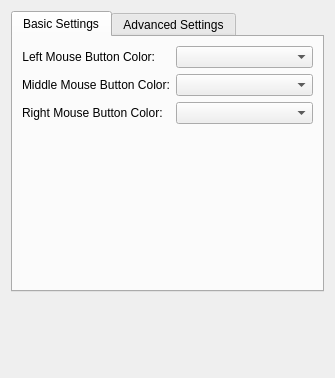
<?xml version="1.0" encoding="UTF-8"?>

<!--
SPDX-FileCopyrightText: 2023 Roman Gilg <subdiff@gmail.com>

SPDX-License-Identifier: GPL-2.0-or-later
-->

<ui version="4.0">
 <class>como::MouseClickEffectConfigForm</class>
 <widget class="QWidget" name="como::MouseClickEffectConfigForm">
  <property name="geometry">
   <rect>
    <x>0</x>
    <y>0</y>
    <width>335</width>
    <height>378</height>
   </rect>
  </property>
  <layout class="QVBoxLayout" name="verticalLayout">
   <item>
    <widget class="QTabWidget" name="tabs">
     <property name="currentIndex">
      <number>0</number>
     </property>
     <widget class="QWidget" name="basic_tab">
      <attribute name="title">
       <string>Basic Settings</string>
      </attribute>
      <layout class="QFormLayout" name="formLayout_3">
       <item row="1" column="1">
        <widget class="KColorCombo" name="kcfg_Color1">
         <property name="sizePolicy">
          <sizepolicy hsizetype="Expanding" vsizetype="Fixed">
           <horstretch>0</horstretch>
           <verstretch>0</verstretch>
          </sizepolicy>
         </property>
        </widget>
       </item>
       <item row="1" column="0">
        <widget class="QLabel" name="button1_label">
         <property name="text">
          <string>Left Mouse Button Color:</string>
         </property>
         <property name="alignment">
          <set>Qt::AlignRight|Qt::AlignTrailing|Qt::AlignVCenter</set>
         </property>
         <property name="buddy">
          <cstring>kcfg_Color1</cstring>
         </property>
        </widget>
       </item>
       <item row="2" column="0">
        <widget class="QLabel" name="button2_label">
         <property name="text">
          <string>Middle Mouse Button Color:</string>
         </property>
         <property name="buddy">
          <cstring>kcfg_Color2</cstring>
         </property>
        </widget>
       </item>
       <item row="2" column="1">
        <widget class="KColorCombo" name="kcfg_Color2">
         <property name="sizePolicy">
          <sizepolicy hsizetype="Expanding" vsizetype="Fixed">
           <horstretch>0</horstretch>
           <verstretch>0</verstretch>
          </sizepolicy>
         </property>
        </widget>
       </item>
       <item row="3" column="0">
        <widget class="QLabel" name="button3_label">
         <property name="text">
          <string>Right Mouse Button Color:</string>
         </property>
         <property name="buddy">
          <cstring>kcfg_Color3</cstring>
         </property>
        </widget>
       </item>
       <item row="3" column="1">
        <widget class="KColorCombo" name="kcfg_Color3">
         <property name="sizePolicy">
          <sizepolicy hsizetype="Expanding" vsizetype="Fixed">
           <horstretch>0</horstretch>
           <verstretch>0</verstretch>
          </sizepolicy>
         </property>
        </widget>
       </item>
      </layout>
     </widget>
     <widget class="QWidget" name="advanced_tab">
      <attribute name="title">
       <string>Advanced Settings</string>
      </attribute>
      <layout class="QVBoxLayout" name="verticalLayout_2">
       <item>
        <widget class="QGroupBox" name="rings">
         <property name="title">
          <string>Rings</string>
         </property>
         <layout class="QFormLayout" name="formLayout_2">
          <item row="0" column="0">
           <widget class="QLabel" name="ring_line_width_label">
            <property name="text">
             <string>Line Width:</string>
            </property>
            <property name="buddy">
             <cstring>kcfg_LineWidth</cstring>
            </property>
           </widget>
          </item>
          <item row="0" column="1">
           <widget class="QDoubleSpinBox" name="kcfg_LineWidth">
            <property name="sizePolicy">
             <sizepolicy hsizetype="Expanding" vsizetype="Fixed">
              <horstretch>0</horstretch>
              <verstretch>0</verstretch>
             </sizepolicy>
            </property>
            <property name="suffix">
             <string> pixel</string>
            </property>
           </widget>
          </item>
          <item row="1" column="1">
           <widget class="QSpinBox" name="kcfg_RingLife">
            <property name="sizePolicy">
             <sizepolicy hsizetype="Expanding" vsizetype="Fixed">
              <horstretch>0</horstretch>
              <verstretch>0</verstretch>
             </sizepolicy>
            </property>
            <property name="suffix">
             <string> msec</string>
            </property>
            <property name="minimum">
             <number>50</number>
            </property>
            <property name="maximum">
             <number>5000</number>
            </property>
           </widget>
          </item>
          <item row="1" column="0">
           <widget class="QLabel" name="ring_duration_label">
            <property name="text">
             <string>Ring Duration:</string>
            </property>
            <property name="buddy">
             <cstring>kcfg_RingLife</cstring>
            </property>
           </widget>
          </item>
          <item row="2" column="0">
           <widget class="QLabel" name="ring_radius_label">
            <property name="text">
             <string>Ring Radius:</string>
            </property>
            <property name="buddy">
             <cstring>kcfg_RingSize</cstring>
            </property>
           </widget>
          </item>
          <item row="2" column="1">
           <widget class="QSpinBox" name="kcfg_RingSize">
            <property name="sizePolicy">
             <sizepolicy hsizetype="Expanding" vsizetype="Fixed">
              <horstretch>0</horstretch>
              <verstretch>0</verstretch>
             </sizepolicy>
            </property>
            <property name="suffix">
             <string> pixel</string>
            </property>
            <property name="minimum">
             <number>1</number>
            </property>
            <property name="maximum">
             <number>1000</number>
            </property>
           </widget>
          </item>
          <item row="3" column="0">
           <widget class="QLabel" name="ring_count_label">
            <property name="text">
             <string>Ring Count:</string>
            </property>
            <property name="buddy">
             <cstring>kcfg_RingCount</cstring>
            </property>
           </widget>
          </item>
          <item row="3" column="1">
           <widget class="QSpinBox" name="kcfg_RingCount">
            <property name="sizePolicy">
             <sizepolicy hsizetype="Expanding" vsizetype="Fixed">
              <horstretch>0</horstretch>
              <verstretch>0</verstretch>
             </sizepolicy>
            </property>
            <property name="minimum">
             <number>1</number>
            </property>
           </widget>
          </item>
         </layout>
        </widget>
       </item>
       <item>
        <widget class="QGroupBox" name="font">
         <property name="title">
          <string>Text</string>
         </property>
         <layout class="QFormLayout" name="formLayout_4">
          <item row="3" column="0">
           <widget class="QLabel" name="font_label">
            <property name="text">
             <string>Font:</string>
            </property>
           </widget>
          </item>
          <item row="3" column="1">
           <widget class="KFontRequester" name="kcfg_Font"/>
          </item>
          <item row="2" column="1">
           <widget class="QCheckBox" name="kcfg_ShowText">
            <property name="text">
             <string/>
            </property>
           </widget>
          </item>
          <item row="2" column="0">
           <widget class="QLabel" name="showtext_label">
            <property name="text">
             <string>Show Text:</string>
            </property>
            <property name="buddy">
             <cstring>kcfg_ShowText</cstring>
            </property>
           </widget>
          </item>
         </layout>
        </widget>
       </item>
      </layout>
     </widget>
    </widget>
   </item>
   <item>
    <widget class="KShortcutsEditor" name="editor" native="true">
     <property name="sizePolicy">
      <sizepolicy hsizetype="Preferred" vsizetype="Expanding">
       <horstretch>0</horstretch>
       <verstretch>0</verstretch>
      </sizepolicy>
     </property>
     <property name="actionTypes">
        <enum>KShortcutsEditor::GlobalAction</enum>
     </property>
    </widget>
   </item>
  </layout>
 </widget>
 <customwidgets>
  <customwidget>
   <class>KColorCombo</class>
   <extends>QComboBox</extends>
   <header>kcolorcombo.h</header>
  </customwidget>
  <customwidget>
   <class>KFontRequester</class>
   <extends>QWidget</extends>
   <header>kfontrequester.h</header>
  </customwidget>
  <customwidget>
   <class>KShortcutsEditor</class>
   <extends>QWidget</extends>
   <header location="global">KShortcutsEditor</header>
   <container>1</container>
  </customwidget>
 </customwidgets>
 <resources/>
 <connections/>
</ui>
